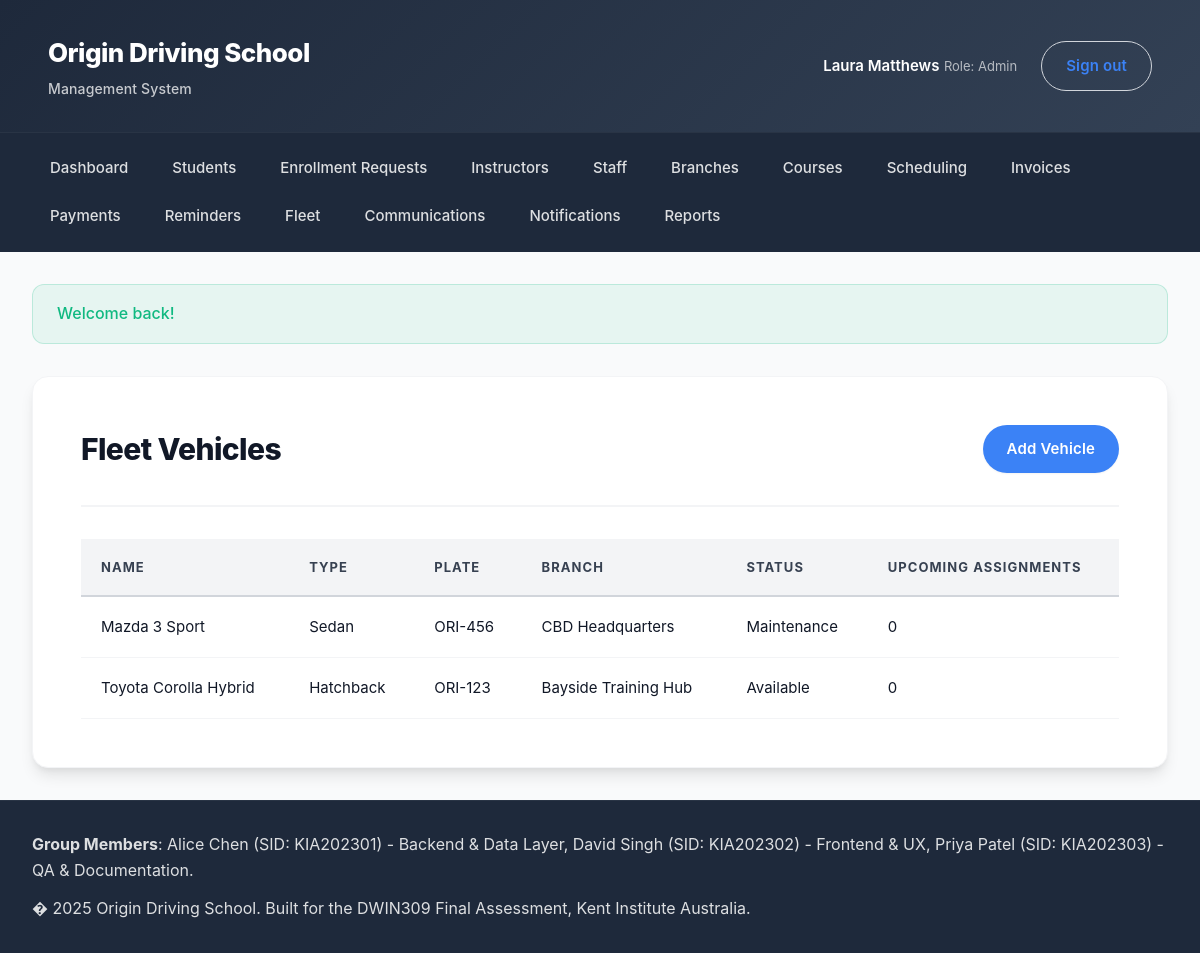
Page /index.php?page=fleet&action=index (signed in) on the committed database.
### tables this page shows
CREATE TABLE vehicles (
    id INT UNSIGNED AUTO_INCREMENT PRIMARY KEY,
    name VARCHAR(120) NOT NULL,
    type VARCHAR(80) NULL,
    transmission VARCHAR(20) NULL,
    plate_number VARCHAR(20) UNIQUE,
    vin VARCHAR(50) NULL,
    branch_id INT UNSIGNED NULL,
    status ENUM('available','in_service','maintenance') DEFAULT 'available',
    last_service_date DATE NULL,
    next_service_due DATE NULL,
    notes TEXT NULL,
    created_at DATETIME DEFAULT CURRENT_TIMESTAMP,
    updated_at DATETIME DEFAULT CURRENT_TIMESTAMP ON UPDATE CURRENT_TIMESTAMP,
    CONSTRAINT fk_vehicles_branch FOREIGN KEY (branch_id) REFERENCES branches(id) ON DELETE SET NULL
);

CREATE TABLE branches (
    id INT UNSIGNED AUTO_INCREMENT PRIMARY KEY,
    name VARCHAR(120) NOT NULL,
    address VARCHAR(255) NULL,
    city VARCHAR(80) NULL,
    state VARCHAR(50) NULL,
    postcode VARCHAR(12) NULL,
    phone VARCHAR(32) NULL,
    email VARCHAR(160) NULL,
    manager_name VARCHAR(120) NULL,
    opening_hours VARCHAR(160) NULL,
    created_at DATETIME DEFAULT CURRENT_TIMESTAMP,
    updated_at DATETIME DEFAULT CURRENT_TIMESTAMP ON UPDATE CURRENT_TIMESTAMP
);

### app/Core/View.php (called while the page is built, shortened)
<?php
class View
{
    public function render(string $template, array $data = [], string $layout = 'main'): void
    {
        $viewFile = __DIR__ . '/../Views/' . $template . '.php';
        extract($data);
        include $viewFile;
    }
}

### app/Core/Controller.php (called while the page is built, shortened)
<?php
abstract class Controller
{
    protected View $view;
    public function __construct()
    {
        $this->view = new View();
    }
    protected function render(string $template, array $data = [], string $layout = 'main'): void
    {
        $this->view->render($template, $data, $layout);
    }
}

### app/Controllers/FleetController.php (called while the page is built, shortened)
<?php
class FleetController extends Controller
{
    private VehicleModel $vehicles;
    public function __construct()
    {
        $this->vehicles = new VehicleModel();
    }
    public function indexAction(): void
    {
        $this->render('fleet/index', [
            'pageTitle' => 'Fleet',
            'vehicles' => $this->vehicles->all(),
        ]);
    }
}

### app/Core/Router.php (called while the page is built, shortened)
<?php
class Router
{
    public function dispatch(): void
    {
        $action = $_GET['action'] ?? 'index';
        $method = $action . 'Action';
        $controller = new $controllerClass();
        $controller->$method();
    }
}

### index.php (called while the page is built, shortened)
<?php
$router = new App\Core\Router();
$router->dispatch();

### app/Helpers/helpers.php (called while the page is built, shortened)
<?php
if (!function_exists('e')) {
    function e(string $value): string
    {
        return htmlspecialchars($value, ENT_QUOTES, 'UTF-8');
    }
}
if (!function_exists('route')) {
    function route(string $page, string $action = 'index', array $params = []): string
    {
        $query = array_merge(['page' => $page, 'action' => $action], $params);
        return 'index.php?' . http_build_query($query);
    }
}

### app/Core/Model.php (called while the page is built, shortened)
<?php
abstract class Model
{
    public function __construct()
    {
        $this->db = Database::connection();
    }
}

### app/Core/Database.php (called while the page is built, shortened)
<?php
class Database
{
    private static ?PDO $connection = null;
    public static function init(array $config): void
    {
        $dsn = sprintf(
            'mysql:host=%s;port=%d;dbname=%s;charset=%s',
            $config['host'],
            $config['port'],
            $config['database'],
            $config['charset'] ?? 'utf8mb4'
        );
        $options = [
            PDO::ATTR_ERRMODE => PDO::ERRMODE_EXCEPTION,
            PDO::ATTR_DEFAULT_FETCH_MODE => PDO::FETCH_ASSOC,
            PDO::ATTR_EMULATE_PREPARES => false,
        ];
        try {
            self::$connection = new PDO($dsn, $config['username'], $config['password'], $options);
        } catch (PDOException $exception) {
            error_log('Database connection failed: ' . $exception->getMessage());
            throw $exception;
        }
    }
    public static function connection(): PDO
    {
        return self::$connection;
    }
}

### app/Models/VehicleModel.php (called while the page is built, shortened)
<?php
class VehicleModel extends Model
{
    public function all(): array
    {
        $sql = 'SELECT v.*, b.name AS branch_name,
                       (SELECT COUNT(*) FROM schedules s WHERE s.vehicle_id = v.id AND s.scheduled_date >= CURDATE()) AS upcoming_assignments
                FROM vehicles v
                LEFT JOIN branches b ON b.id = v.branch_id
                ORDER BY v.name';
        $stmt = $this->db->query($sql);
        return $stmt->fetchAll();
    }
}

### app/Views/fleet/index.php (the view)
<section class="card">
    <div class="card-header">
        <h1>Fleet Vehicles</h1>
        <a class="button" href="<?= route('fleet', 'create'); ?>">Add Vehicle</a>
    </div>
    <table class="table">
        <thead>
            <tr>
                <th>Name</th>
                <th>Type</th>
                <th>Plate</th>
                <th>Branch</th>
                <th>Status</th>
                <th>Upcoming Assignments</th>
            </tr>
        </thead>
        <tbody>
            <?php if (empty($vehicles)): ?>
                <tr><td colspan="6">No vehicles recorded.</td></tr>
            <?php else: ?>
                <?php foreach ($vehicles as $vehicle): ?>
                    <tr>
                        <td><?= e($vehicle['name']); ?></td>
                        <td><?= e($vehicle['type'] ?? ''); ?></td>
                        <td><?= e($vehicle['plate_number'] ?? ''); ?></td>
                        <td><?= e($vehicle['branch_name'] ?? ''); ?></td>
                        <td><?= e(ucfirst($vehicle['status'] ?? 'unknown')); ?></td>
                        <td><?= e($vehicle['upcoming_assignments'] ?? 0); ?></td>
                    </tr>
                <?php endforeach; ?>
            <?php endif; ?>
        </tbody>
    </table>
</section>

### assets/css/style.css (style rules this page uses)
:root { --primary: #3b82f6; --primary-dark: #2563eb; --primary-light: #60a5fa; --accent: #f59e0b; --accent-dark: #d97706; --surface: #ffffff; --surface-elevated: #ffffff; --background: #f9fafb; --background-subtle: #f3f4f6; --border: #e5e7eb; --border-light: #f3f4f6; --border-medium: #d1d5db; --text: #111827; --text-medium: #374151; --text-muted: #6b7280; --text-subtle: #9ca3af; --success: #10b981; --success-light: #34d399; --danger: #ef4444; --danger-light: #f87171; --warning: #f59e0b; --warning-light: #fbbf24; --info: #3b82f6; --info-light: #60a5fa; --radius-sm: 8px; --radius-md: 12px; --radius-lg: 16px; --radius-xl: 20px; --radius-full: 9999px; --shadow-sm: 0 1px 2px 0 rgba(0, 0, 0, 0.05); --shadow: 0 4px 6px -1px rgba(0, 0, 0, 0.1), 0 2px 4px -1px rgba(0, 0, 0, 0.06); --shadow-md: 0 10px 15px -3px rgba(0, 0, 0, 0.1), 0 4px 6px -2px rgba(0, 0, 0, 0.05); --shadow-lg: 0 20px 25px -5px rgba(0, 0, 0, 0.1), 0 10px 10px -5px rgba(0, 0, 0, 0.04); --shadow-xl: 0 25px 50px -12px rgba(0, 0, 0, 0.25); --space-xs: 0.5rem; --space-sm: 0.75rem; --space-md: 1rem; --space-lg: 1.5rem; --space-xl: 2rem; --space-2xl: 3rem; --transition-fast: 150ms cubic-bezier(0.4, 0, 0.2, 1); --transition-base: 200ms cubic-bezier(0.4, 0, 0.2, 1); --transition-slow: 300ms cubic-bezier(0.4, 0, 0.2, 1); font-size: 16px; }
* { box-sizing: border-box; margin: 0; padding: 0; }
body { font-family: -apple-system, BlinkMacSystemFont, "Inter", "Segoe UI", Roboto, "Helvetica Neue", Arial, sans-serif; color: var(--text); background: var(--background); line-height: 1.6; -webkit-font-smoothing: antialiased; -moz-osx-font-smoothing: grayscale; font-weight: 400; }
h1, h2, h3, h4, h5, h6 { line-height: 1.2; font-weight: 700; color: var(--text); }
h1 { font-size: 2.25rem; letter-spacing: -0.025em; font-weight: 800; }
a { color: var(--primary); text-decoration: none; transition: color var(--transition-fast); }
.button { display: inline-flex; align-items: center; justify-content: center; gap: var(--space-xs); padding: 0.75rem 1.5rem; border-radius: var(--radius-full); border: none; background: var(--primary); color: #ffffff; font-weight: 600; font-size: 0.9375rem; cursor: pointer; transition: all var(--transition-base); box-shadow: var(--shadow-sm); white-space: nowrap; letter-spacing: 0.01em; }
.app-shell { min-height: 100vh; display: grid; grid-template-rows: auto auto 1fr auto; }
.card { background: var(--surface); border-radius: var(--radius-lg); box-shadow: var(--shadow-md); padding: var(--space-2xl); border: 1px solid var(--border-light); transition: all var(--transition-base); }
.card-header { display: flex; justify-content: space-between; align-items: center; gap: var(--space-lg); margin-bottom: var(--space-xl); padding-bottom: var(--space-xl); border-bottom: 2px solid var(--border-light); }
.card-header h1, .card-header h2 { margin: 0; font-weight: 800; letter-spacing: -0.02em; }
.card-header h1 { font-size: 1.875rem; }
.card-header .button { margin-left: auto; }
.table { width: 100%; border-collapse: collapse; font-size: 0.9375rem; }
.table th, .table td { padding: 1.125rem 1.25rem; border-bottom: 1px solid var(--border-light); text-align: left; }
.table thead th { text-transform: uppercase; font-size: 0.8125rem; letter-spacing: 0.08em; color: var(--text-medium); font-weight: 700; background: var(--background-subtle); border-bottom: 2px solid var(--border-medium); }
.table tbody tr { transition: background var(--transition-fast); }

### rows in the picture
vehicles: name "Mazda 3 Sport", type "Sedan", plate_number "ORI-456", branch.name "CBD Headquarters", status "Maintenance", upcoming_assignments "0"
vehicles: name "Toyota Corolla Hybrid", type "Hatchback", plate_number "ORI-123", branch.name "Bayside Training Hub", status "Available", upcoming_assignments "0"

### other values in the picture
$user['first_name'] . ' ' . $user['last_name'] "Laura Matthews"
$user['role'] "Admin"
$item['label'] "Dashboard"
$item['label'] "Students"
$item['label'] "Enrollment Requests"
$item['label'] "Instructors"
$item['label'] "Staff"
$item['label'] "Branches"
$item['label'] "Courses"
$item['label'] "Scheduling"
$item['label'] "Invoices"
$item['label'] "Payments"
$item['label'] "Reminders"
$item['label'] "Fleet"
$item['label'] "Communications"
